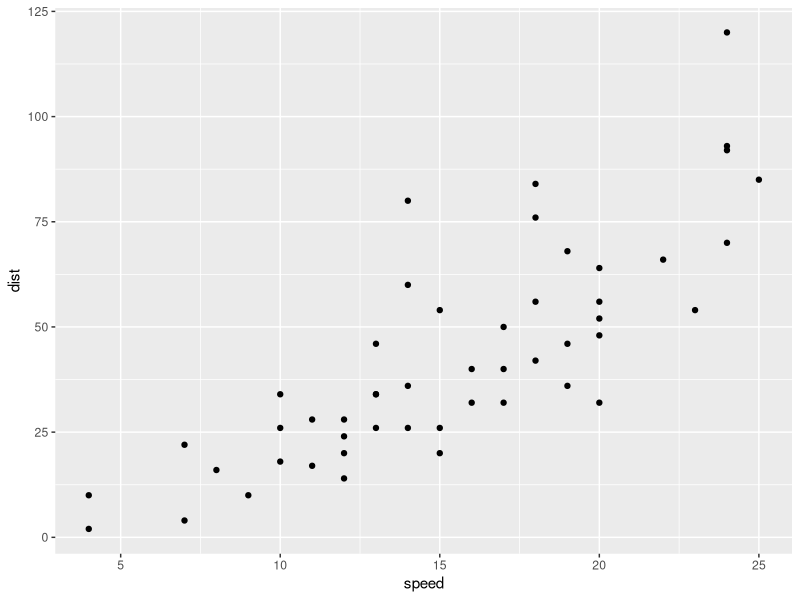
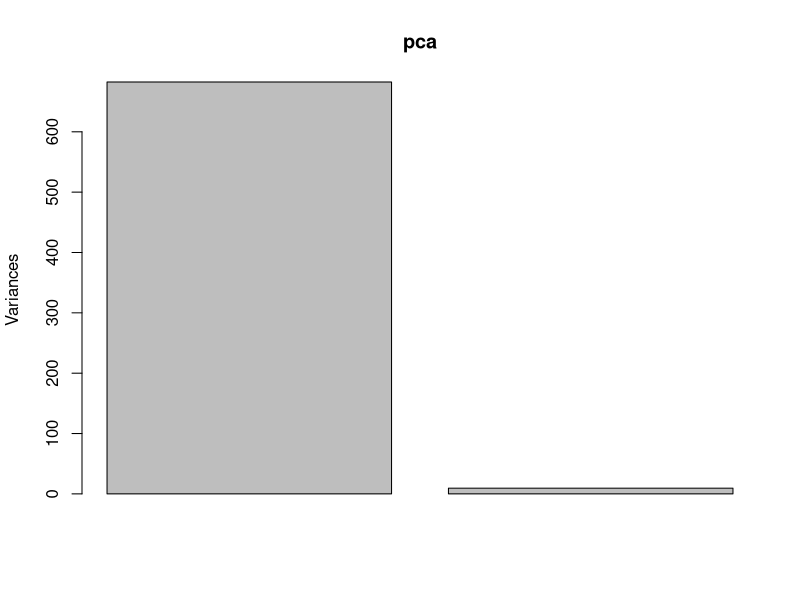
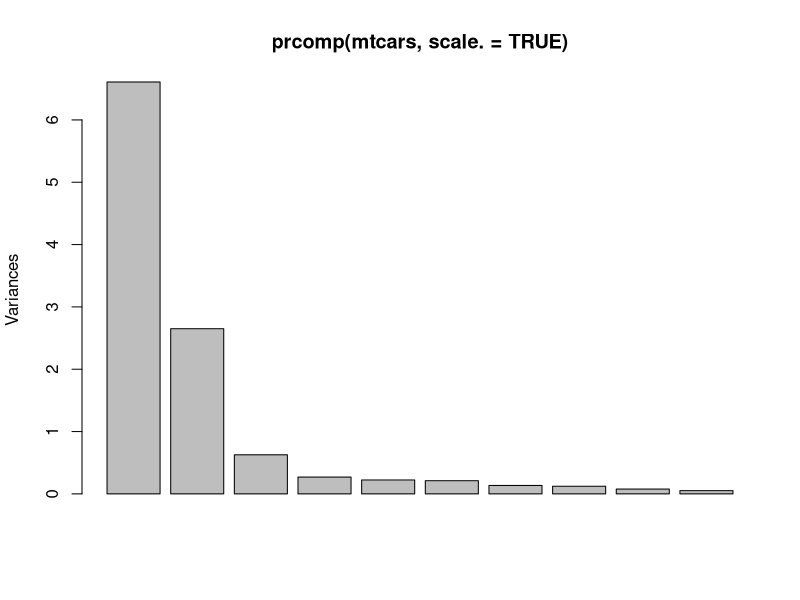
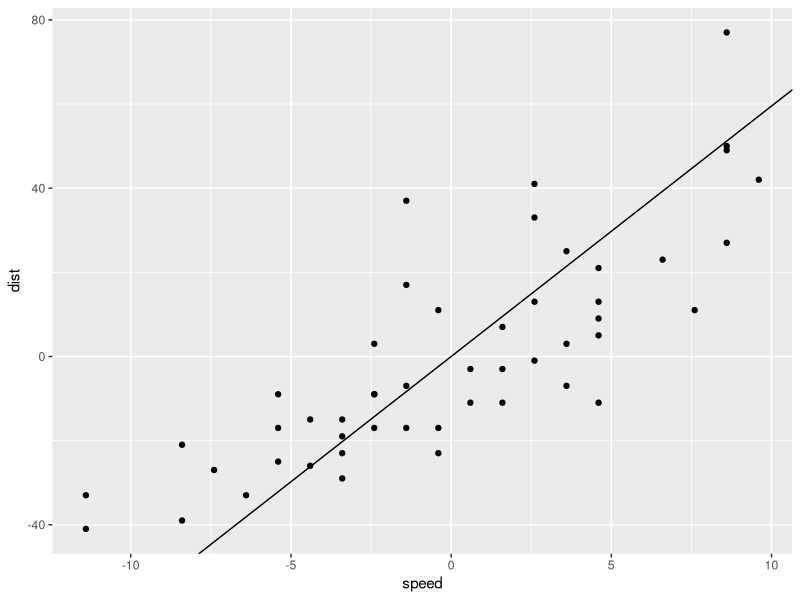

Write the R code that produced these figures, in order.
## ---- chunk 1
library(ggplot2)
qplot(data=cars, x=speed, y=dist)
## ---- chunk 2
pca <- prcomp(cars)
print(pca)
## ---- chunk 3
print(summary(pca))
## ---- chunk 4
plot(pca)
## ---- chunk 5
plot(prcomp(mtcars, scale.=TRUE))
## ---- chunk 6
ev.slopes <- pca$rotation[2, ]/pca$rotation[1, ]
cars.centered <- transform(cars, speed=speed-mean(speed),
                           dist=dist-mean(dist))
qplot(data=cars.centered, x=speed, y=dist) +
        geom_abline(intercept=0, slope=ev.slopes[1])
## ---- chunk 7
head(mtcars)
## ---- chunk 8
sapply(1:3, function(f)
  factanal(mtcars, factors=f, method="mle")$PVAL)
## ---- chunk 9
factanal(mtcars, factors=3, method="mle")
